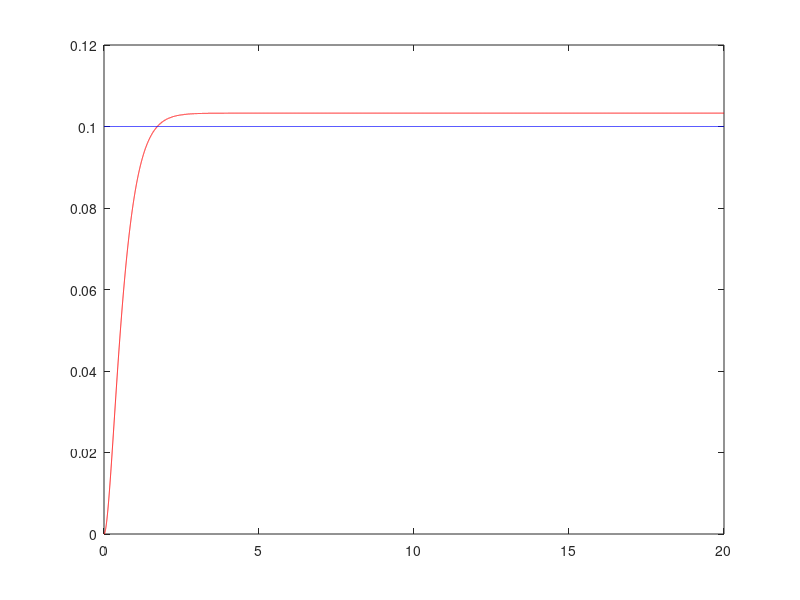

Here is the MATLAB script that generated this plot:
m  = 62.416; %System mass
g = 9.81; %Gravity constant
l = (92+330+299.897+123.005+191.7)/1000; %Pendulum longitude
k = 0.1; %Stiffness
T = 0.001; %Sample Time

a = (k - m*g*l) / (m*l^2);
b = k / (m*l^2);

%% Space state matrices
A = [0 1; -a 0]; 
B = [0; 1];
C = [-(k/(m*g))*b 0];
D = k/(m*g);
sys = ss(A,B,C,D);
sys_d = c2d(sys,T,'zoh');

%polos
poles = eig(A);

% %controlabilidad
% co =ctrb(A,B);
% unco = length(A)-rank(co);
% 
% co_d = ctrb(sys_d);
% ob_d = obsv(sys_d);
% controllability_d = rank(co_d);
% observability_d = rank(ob_d);

% %% Transfer function
% [num,den] = ss2tf(A,B,C,D);
% G_s = tf(num,den);
% t = 0:0.001:10;
% u = 0.1*ones(size(t));
% lsim(G_s,u,t)
% 
% % Add a pole in s = 0
% den = [den 0];
% G2_s = tf(num,den);
% lsim(G_s,u,t)
% 
% % Closing the loop
% H_s = feedback(G2_s,-1);
% lsim(H_s,u,t);


%% DISCRETE LQR DESIGN
Q = C'*C;
%Q(1,1) = 1000;
R = 1;

[K] = dlqr(sys_d.a, sys_d.b, Q, R);

Ac = (sys_d.a-sys_d.b*K);
Bc = sys_d.b;
Cc = sys_d.c;
Dc = sys_d.d;

sys_cl = ss(Ac,Bc,Cc,Dc,T);

t = 0:T:20;
r =0.1*ones(size(t));
[y,t,x]=lsim(sys_cl,r,t);
plot(t,y,'r');

% Precompensator design
N = -40000000;
sys_cl = ss(Ac,Bc*N,Cc,Dc,T);
t = 0:T:20;
r =0.1*ones(size(t));
[y,t,x]=lsim(sys_cl,r,t);
plot(t,y,'r',t,r,'b');